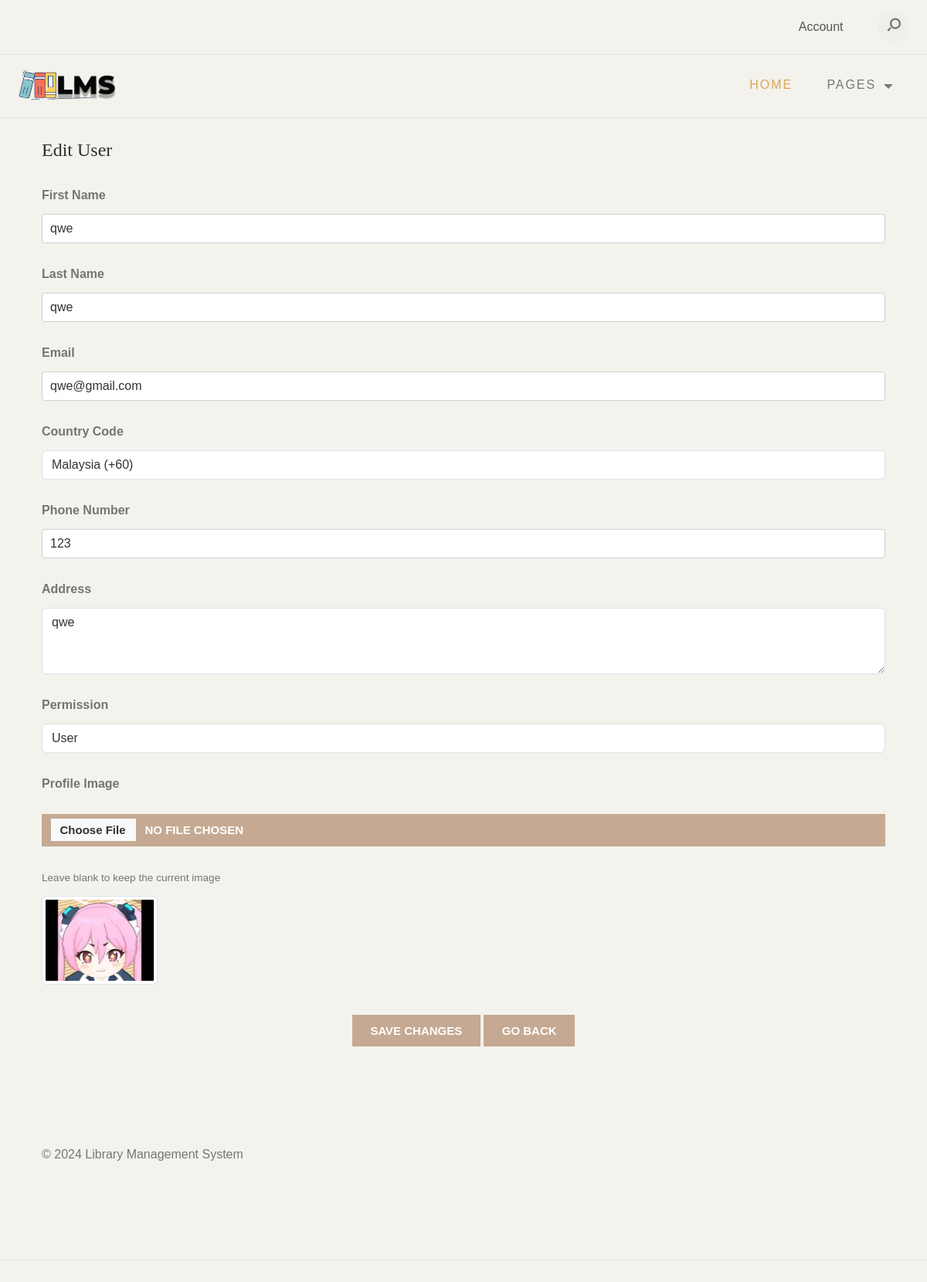
Page /edit_user.php?UserID=15 on the committed database.
### tables this page shows
CREATE TABLE `users` (
  `UserID` int(11) NOT NULL,
  `FirstName` varchar(100) DEFAULT NULL,
  `LastName` varchar(100) DEFAULT NULL,
  `Password` varchar(255) DEFAULT NULL,
  `Email` varchar(100) DEFAULT NULL,
  `Phone` varchar(15) DEFAULT NULL,
  `Address` varchar(255) DEFAULT NULL,
  `MembershipDate` date DEFAULT NULL,
  `Permission` varchar(15) NOT NULL,
  `Image` varchar(255) NOT NULL
);

### edit_user.php (the view, shortened to what this page needs)
<?php
include_once("database/db.php");
if (isset($_GET['UserID'])) {
    $UserID = $_GET['UserID'];
    $query = "SELECT * FROM users WHERE UserID = ?";
    $stmt = $conn->prepare($query);
    $stmt->bind_param("i", $UserID);
    $stmt->execute();
    $result = $stmt->get_result();
    if ($result->num_rows > 0) {
        $user = $result->fetch_assoc();
    } else {
        echo "<script>alert('User not found'); window.location.href='index.php';</script>";
        exit();
    }
} else {
    echo "<script>alert('Invalid UserID'); window.location.href='index.php';</script>";
    exit();
}
?>
<!DOCTYPE html>
<html lang="en">
<head>
    <link href="https://cdn.jsdelivr.net/npm/bootstrap@5.3.1/dist/css/bootstrap.min.css" rel="stylesheet"
>
    <link rel="stylesheet" type="text/css" href="css/normalize.css">
    <link rel="stylesheet" type="text/css" href="icomoon/icomoon.css">
    <link rel="stylesheet" type="text/css" href="css/vendor.css">
    <link rel="stylesheet" type="text/css" href="style.css">
</head>
<body>
<?php include "header.php"; ?>
<div class="container mt-4">
    <h2>Edit User</h2>
    <form method="POST" action="edit_user.php?UserID=<?php echo $_GET['UserID']; ?>" enctype="multipart/form-data">
        <div class="form-group">
            <label for="FirstName">First Name</label>
            <input type="text" class="form-control" id="FirstName" name="FirstName" value="<?php echo htmlspecialchars($user['FirstName']); ?>" required>
        </div>
        <div class="form-group">
            <label for="LastName">Last Name</label>
            <input type="text" class="form-control" id="LastName" name="LastName" value="<?php echo htmlspecialchars($user['LastName']); ?>" required>
        </div>
        <div class="form-group">
            <label for="Email">Email</label>
            <input type="email" class="form-control" id="Email" name="Email" value="<?php echo htmlspecialchars($user['Email']); ?>" required>
        </div>
        <div class="form-group">
            <label for="CountryCode">Country Code</label>
            <select name="CountryCode" id="CountryCode" class="form-control">
                <option value="+60" <?php echo $user['Phone'][0] === '+' && substr($user['Phone'], 0, 3) === '+60' ? 'selected' : ''; ?>>Malaysia (+60)</option>
            </select>
        </div>
        <div class="form-group">
            <label for="Phone">Phone Number</label>
            <input type="tel" class="form-control" id="Phone" name="Phone" value="<?php echo htmlspecialchars(substr($user['Phone'], 3)); ?>" maxlength="10" required>
        </div>
        <div class="form-group">
            <label for="Address">Address</label>
            <textarea class="form-control" id="Address" name="Address" rows="3"><?php echo htmlspecialchars($user['Address']); ?></textarea>
        </div>
        <div class="form-group">
            <label for="Permission">Permission</label>
            <select class="form-control" id="Permission" name="Permission">
                <option value="2" <?php echo $user['Permission'] == '2' ? 'selected' : ''; ?>>User</option>
            </select>
        </div>
        <div class="form-group">
            <label for="Image">Profile Image</label>
            <input type="file" class="form-control" id="Image" name="Image">
            <small>Leave blank to keep the current image</small><br>
            <?php if (!empty($user['Image'])) { ?>
                <img src="<?php echo htmlspecialchars($user['Image']); ?>" alt="Current Image" class="img-thumbnail mt-2">
            <?php } ?>
        </div>
        <div class="text-center mt-4">
            <input type="submit" class="btn btn-primary" value="Save Changes">
            <input type="button" class="btn btn-secondary" onclick="window.location.href='all_users.php'" value="Go Back">
        </div>
    </form>
</div>
<?php include "footer.php"; ?>
</body>
</html>

### edit_user.php (style rules this page uses)
.img-thumbnail { width: 150px; }

### rows in the picture
users: FirstName "qwe", LastName "qwe", Email "qwe@gmail.com", CountryCode "Malaysia (+60)", Phone "123", Address "qwe", Permission "User", Image (picture)
